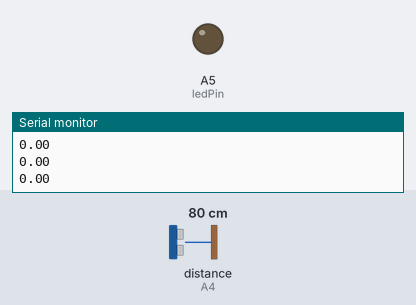
This sketch was run on a simulated Arduino Uno, built with avr-gcc and run on an emulated ATmega328P. Parts: output pins drawn as LEDs (lit = HIGH), the last lines printed to the serial monitor. Inputs (shaded band) come from the test bench; at power-on: distance to the obstacle (sensor on A4) 80 cm. The echo pulse lasts 58.3 µs per cm.

Above: at 1.2 s.
1.3 s: distance to the obstacle (sensor on A4) set to 55 cm
2.8 s: distance to the obstacle (sensor on A4) set to 45 cm
At 3.1 s:
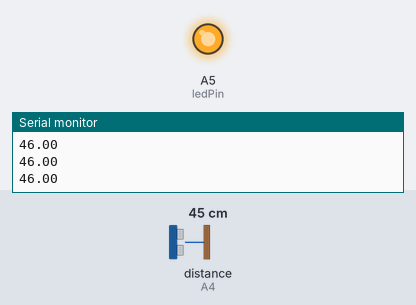
4.3 s: distance to the obstacle (sensor on A4) set to 60 cm
At 5.5 s:
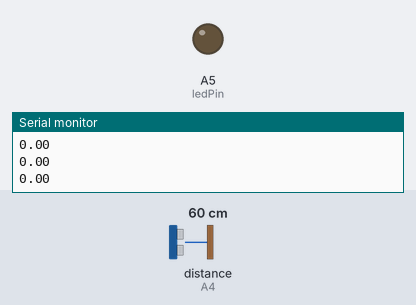
5.8 s: distance to the obstacle (sensor on A4) set to 2 cm
At 6.9 s:
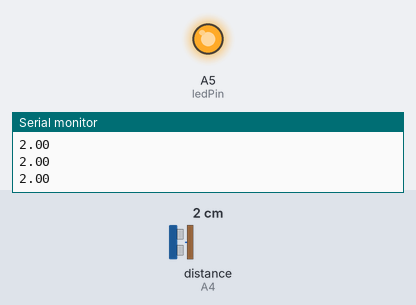
Timing chart, 0 to 8.3 s (numbered marks = the images above; inputs shaded):
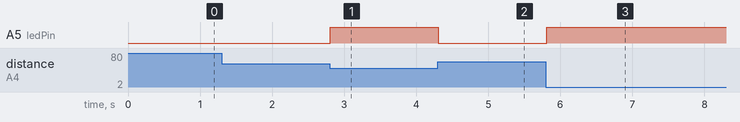

Measured:
- the behaviour switches between 51 and 50 cm on distance to the obstacle (sensor on A4) (found by bisection; images 0 and 1)
- after the input at 2.8 s, A5 (ledPin): LOW → HIGH at once
- after the input at 4.3 s, A5 (ledPin): HIGH → LOW at once
- after the input at 5.8 s, A5 (ledPin): LOW → HIGH at once

The sketch:

Plab_Test_Ultrasound.ino
```cpp
/*
  ProximitySensor

  Dette er et eksempel på hvordan du kan bruke en HC-SR04 ultralyd sensor med biblioteket NewPing for å måle avstand.
  Lengde (i centimeter) måles og skrives ut hver 50 ms.

  Kretsen:
    1 x HC-SR04 (ultralyd sensor)
  Oppkobling vises på wiki:
  https://www.ntnu.no/wiki/display/plab/3.+Ultralyd+-+HC-SR04

  Bibliotek
    - NewPing (Nedlasting: https://code.google.com/p/arduino-new-ping/downloads/list )


  This is an example on how you may use a HC-SR04 ultrasonic sensor with the library NewPing to detect distance.
  Distance (in centimetres) is measured and printed every 50 ms.

  Circuit
    1 x HC-SR04 (ultrasonic sensor)
  How to connect circuit can be seen here:
  https://www.ntnu.no/wiki/display/plab/3.+Ultralyd+-+HC-SR04

  Library
    - NewPing (Download: https://code.google.com/p/arduino-new-ping/downloads/list )
 */
#include <NewPing.h>
const int ledPin=A5;

const int echoPin = A4;
const int triggerPin = A4;
const int maxDistance = 50;

NewPing sonar(triggerPin, echoPin, maxDistance);

void setup() {
  Serial.begin(9600);
  pinMode(ledPin,OUTPUT);
}

void loop() {
  // Gjør ett ping, og beregn avstanden
  unsigned int time = sonar.ping();
  float distance = sonar.convert_cm(time);
  Serial.println(distance);

  if (distance == 0.0) { // sonar gives zero when outside range
    // Turn off LED and just go forward
    digitalWrite(ledPin,LOW);
   } else {
    digitalWrite(ledPin,HIGH);
   }
  delay(50);
}
```
